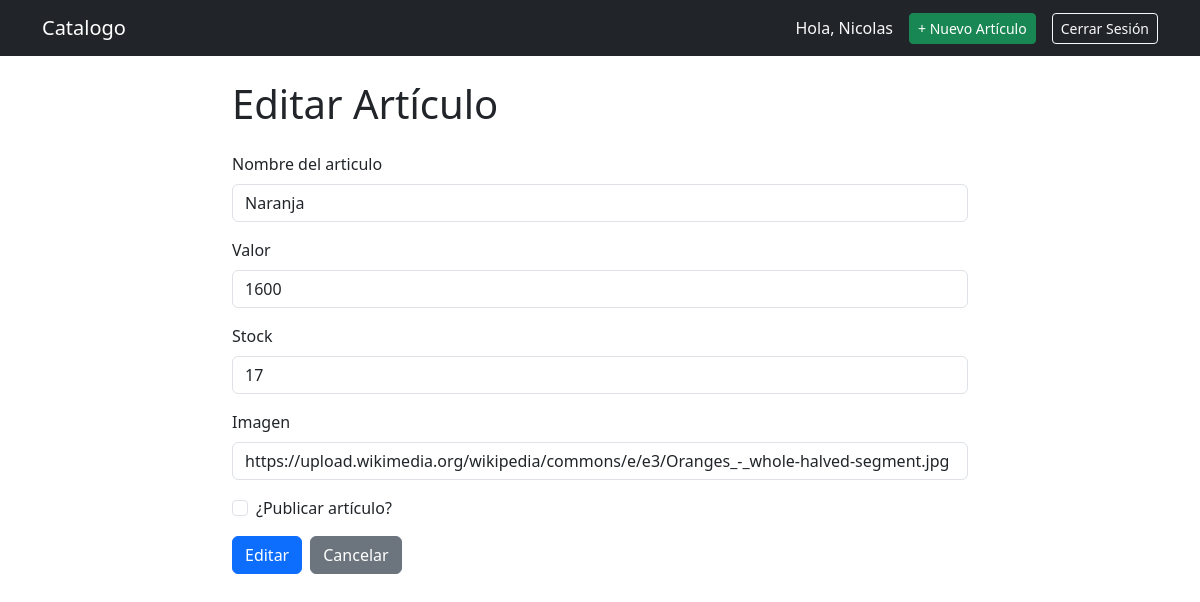
The app's page /item/12/edit/ (signed in) with its own data.
### tienda/models.py (models this page shows, shortened)
class Item(models.Model):
    itemname = models.CharField(max_length=100)
    price = models.IntegerField(validators=[MaxValueValidator(10000000)])
    stock = models.IntegerField(
        validators=[
            MinValueValidator(0)
    ])
    img = models.CharField(max_length=100)
    author = models.ForeignKey(
        User,
        on_delete = models.CASCADE,
        related_name = 'itemuser'
    )
    published = models.BooleanField(default=False)

### tienda/views.py (the view)
# urls.py: path('item/<int:pk>/edit/', views.item_edit, name='edit_items'),
@login_required
def item_edit(request, pk):
    item = get_object_or_404(Item, pk=pk, author=request.user)  # solo el autor puede editar
    if request.method == 'POST':
        form = ItemForm(request.POST, instance=item)
        if form.is_valid():
            form.save()
            messages.success(request, '¡Artículo actualizado!')
            return redirect('detail_items', pk=item.pk)
    else:
        form = ItemForm(instance=item)
    return render(request, 'tienda/item_form.html', {'form': form, 'accion': 'Editar', 'Item': item})

### tienda/forms.py
class ItemForm(forms.ModelForm):
    class Meta:
        model = Item
        fields = ['itemname', 'price', 'stock', 'published', 'img']
        widgets = {
            'itemname': forms.TextInput(attrs={
                'class': 'form-control',
                'placeholder': 'Ingresa el nombre de tu artículo a vender'
            }),
            'price': forms.NumberInput(attrs={
                'class': 'form-control',
                'placeholder': 'Escribe el precio aquí...'
            }),
            'stock': forms.NumberInput(attrs={
                'class': 'form-control',
                'placeholder': 'Escribe el stock aquí...'
            }),
            'published': forms.CheckboxInput(attrs={
                'class': 'form-check-input'
            }),
            'img': forms.TextInput(attrs={
                'class': 'form-control',
                'placeholder': 'Ingresa la URL de la imagen del producto...'
            })
        }
        labels = {
            'itemname': 'Nombre del articulo',
            'price': 'Valor',
            'stock': 'Stock',
            'published': '¿Publicar artículo?',
            'img': 'Imagen'
        }

### tienda/templates/tienda/item_form.html (shortened to what this page needs)
{% extends 'tienda/base.html' %}
{% block contenido %}
<div class="row justify-content-center">
    <div class="col-md-8">
        <h1 class="mb-4">{{ accion }} Artículo</h1>
        <form method="post">
            <div class="mb-3">
                <label for="{{ form.itemname.id_for_label }}" class="form-label">{{ form.itemname.label }}</label>
                {{ form.itemname }}
            </div>
            <div class="mb-3">
                <label for="{{ form.price.id_for_label }}" class="form-label">{{ form.price.label }}</label>
                {{ form.price }}
            </div>
            <div class="mb-3">
                <label for="{{ form.stock.id_for_label }}" class="form-label">{{ form.stock.label }}</label>
                {{ form.stock }}
            </div>
            <div class="mb-3">
                <label for="{{ form.img.id_for_label }}" class="form-label">{{ form.img.label }}</label>
                {{ form.img }}
            </div>
            <div class="mb-3 form-check">
                {{ form.published }}
                <label class="form-check-label" for="{{ form.published.id_for_label }}">
                    {{ form.published.label }}
                </label>
            </div>
            <div class="d-flex gap-2">
                <button type="submit" class="btn btn-primary">{{ accion }}</button>
                <a href="{% url 'list_items' %}" class="btn btn-secondary">Cancelar</a>
            </div>
        </form>
    </div>
</div>
{% endblock %}

### tienda/templates/tienda/base.html (shortened to what this page needs)
<!DOCTYPE html>
<html lang="es">
<head>
    <link href="https://cdn.jsdelivr.net/npm/bootstrap@5.3.0/dist/css/bootstrap.min.css" rel="stylesheet">
</head>
<body>
    <nav class="navbar navbar-expand-lg navbar-dark bg-dark">
        <div class="container">
            <a class="navbar-brand" href="{% url 'list_items' %}">Catalogo</a>
            <div class="ms-auto d-flex align-items-center gap-3">
                {% if user.is_authenticated %}
                <span class="text-light">Hola, {{ user.username }}</span>
                <a href="{% url 'post_items' %}" class="btn btn-success btn-sm">+ Nuevo Artículo</a>
                <form method="post" action="{% url 'logout' %}" style="display:inline;"> {% csrf_token %} <button
                        type="submit" class="btn btn-outline-light btn-sm">Cerrar Sesión</button> </form>
                {% else %}
                <a href="{% url 'login' %}" class="btn btn-outline-light btn-sm">Iniciar Sesión</a>
                {% endif %}
            </div>
        </div>
    </nav>
    <main class="container mt-4">
        {% block contenido %}{% endblock %}
    </main>
</body>
</html>

### records on screen
Item: itemname "Naranja", price "1600", stock "17", img "https://upload.wikimedia.org/wikipedia/commons/e/e3/Oranges_-_whole-halved-segment.jpg"

### other values on screen
{{ user.username }} "Nicolas"
{{ accion }} "Editar"
